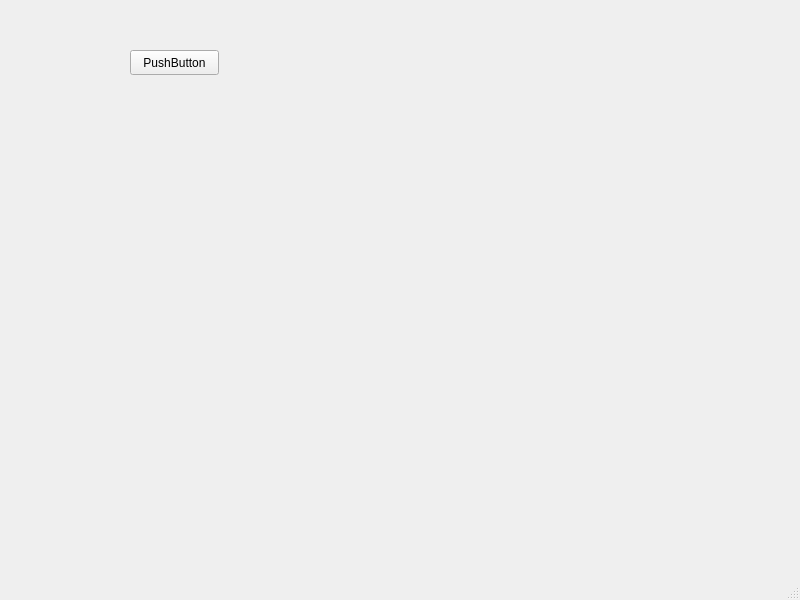
<?xml version="1.0" encoding="UTF-8"?>
<ui version="4.0">
 <class>MainWindow</class>
 <widget class="QMainWindow" name="MainWindow">
  <property name="geometry">
   <rect>
    <x>0</x>
    <y>0</y>
    <width>800</width>
    <height>600</height>
   </rect>
  </property>
  <property name="windowTitle">
   <string>MainWindow</string>
  </property>
  <widget class="QWidget" name="centralwidget">
   <widget class="QPushButton" name="pushButton">
    <property name="geometry">
     <rect>
      <x>130</x>
      <y>50</y>
      <width>89</width>
      <height>25</height>
     </rect>
    </property>
    <property name="text">
     <string>PushButton</string>
    </property>
   </widget>
  </widget>
  <widget class="QMenuBar" name="menubar">
   <property name="geometry">
    <rect>
     <x>0</x>
     <y>0</y>
     <width>800</width>
     <height>22</height>
    </rect>
   </property>
  </widget>
  <widget class="QStatusBar" name="statusbar"/>
 </widget>
 <resources/>
 <connections/>
</ui>
